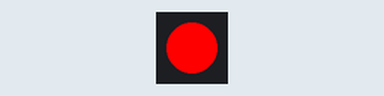
Simulated run of this sketch. Board: ESP32-S3. Parts: 1 RGB LEDs in strip order, left to right.

Above: at 0.2 s.
At 1.7 s:
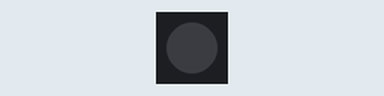
Timing chart, 0 to 3.0 s (numbered marks = the images above):
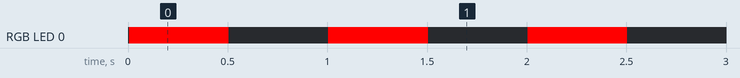

Measured:
- by itself, RGB LED 0: alternates RGB(255, 0, 0) for 0.50 s and off for 0.50 s

The sketch:

blink.ino
```cpp
#include <FastLED.h>

// How many internal neopixels do we have? some boards have more than one!
#define NUM_LEDS 1
#define DATA_PIN 15

CRGB leds[NUM_LEDS];

// the setup routine runs once when you press reset:
void setup() {
  Serial.begin(9600);
  FastLED.addLeds<NEOPIXEL, DATA_PIN>(leds, NUM_LEDS);
}

// the loop routine runs over and over again forever:
void loop() {
  // Turn the LED on, then pause
  leds[0] = CRGB::Red;
  FastLED.show();
  FastLED.delay(500);

  // Now turn the LED off, then pause
  leds[0] = CRGB::Black;
  FastLED.show();
  FastLED.delay(500);
}
```
